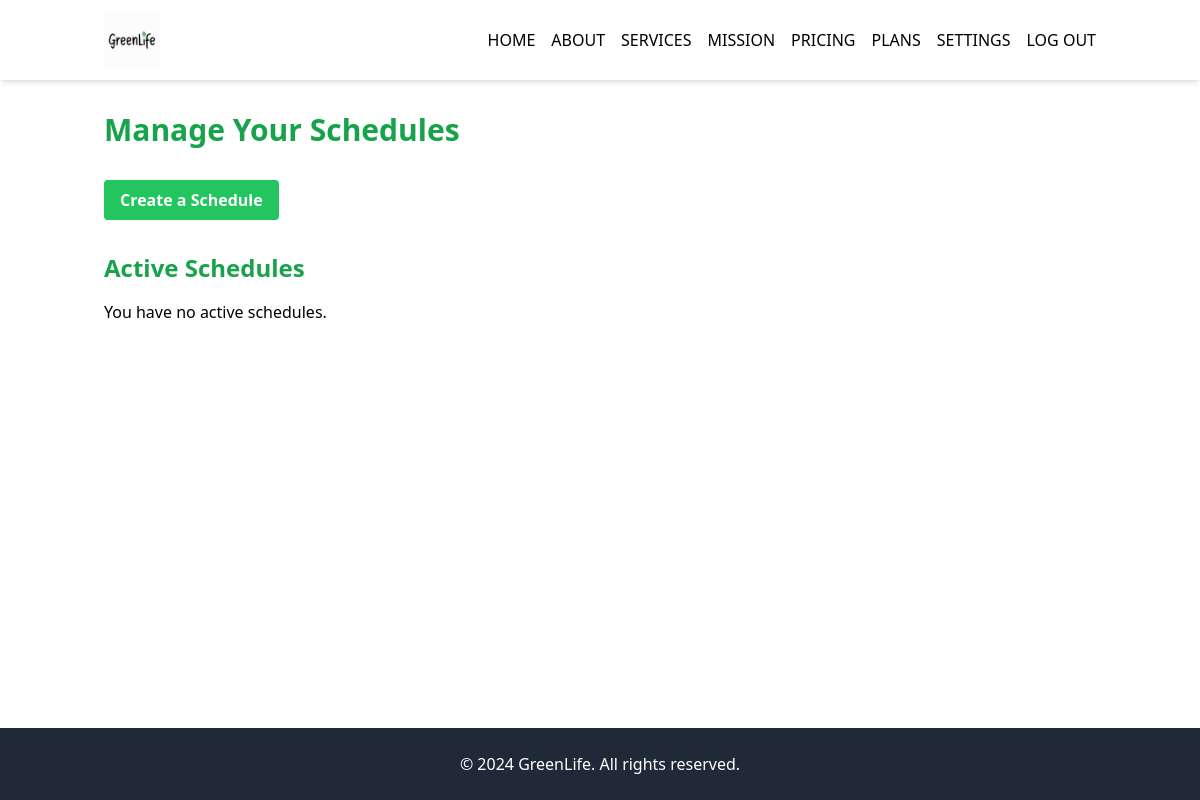
The page /create_schedule/ (signed in) on the database as committed earlier.
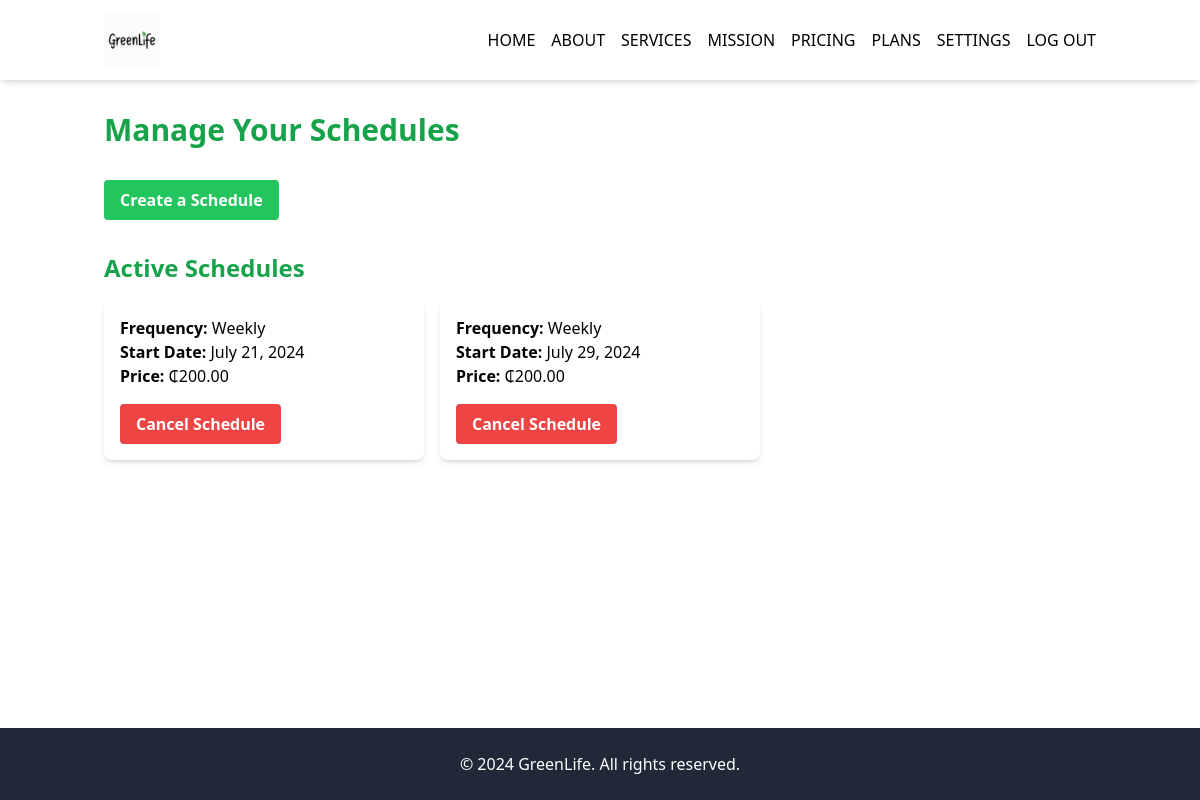
The same page on the database as committed later.
### core/models.py (models this page shows, shortened)
class Schedule(models.Model):
    PICKUP_FREQUENCY = (
        ('daily', 'Daily'),
        ('weekly', 'Weekly'),
        ('biweekly', 'Biweekly'),
        ('fortnightly,', 'Fortnightly')
    )
    customer = models.ForeignKey('Customer', on_delete=models.CASCADE, null=False, blank=False)
    frequency = models.CharField(max_length=20, choices=PICKUP_FREQUENCY, null=False, blank=False)
    start_date = models.DateField(blank=False, null=False)
    pickup_days = models.JSONField(null=False, blank=False, default=dict)
    price = models.DecimalField(max_digits=5, decimal_places=2)
    is_active = models.BooleanField(default=True)

### core/views.py (the view)
# urls.py: path('create_schedule/', create_schedule, name='create_schedule'),
def create_schedule(request):
    pricing = {
        'daily': Decimal('50.00'),
        'weekly': Decimal('200.00'),
        'biweekly': Decimal('350.00'),
        'fortnightly': Decimal('300.00'),
    }
    try:
        customer = request.user.customer
    except User.customer.RelatedObjectDoesNotExist:
        messages.error(request, "You need to complete your profile to create a schedule.")
        return redirect('profile')
    active_schedules = Schedule.objects.filter(customer=customer, is_active=True)
    if request.method == 'POST':
        form = ScheduleCreationForm(request.POST)
        if form.is_valid():
            schedule = form.save(commit=False)
            schedule.customer = customer
            schedule.price = pricing[schedule.frequency]
            schedule.save()
            messages.success(request, "Schedule created successfully!")
            return redirect('create_schedule')  # Redirect to the plans page or wherever you want
        else:
            messages.error(request, "There was an error in your form. Please check and try again.")
    else:
        form = ScheduleCreationForm()
    return render(request, 'plans.html', {
        'form': form,
        'active_schedules': active_schedules,
        'pricing': pricing
    })

### Templates/plans.html (shortened to what this page needs)
{% extends 'base.html' %}
{% load static %}
{% block content %}
<div class="container mx-auto px-4 py-8">
    <h1 class="text-3xl font-bold text-green-600 mb-8">Manage Your Schedules</h1>
    <button id="create-schedule-btn" class="bg-green-500 hover:bg-green-600 text-white font-bold py-2 px-4 rounded focus:outline-none focus:shadow-outline transition duration-300 mb-8">
        Create a Schedule
    </button>
    <h2 class="text-2xl font-semibold text-green-600 mb-4">Active Schedules</h2>
    <div class="grid grid-cols-1 md:grid-cols-2 lg:grid-cols-3 gap-4">
        {% for schedule in active_schedules %}
            <div class="bg-white shadow-md rounded-lg p-4">
                <p><strong>Frequency:</strong> {{ schedule.get_frequency_display }}</p>
                <p><strong>Start Date:</strong> {{ schedule.start_date }}</p>
                <p><strong>Price:</strong> ₵{{ schedule.price }}</p>
                <form action="{% url 'cancel_schedule' schedule.id %}" method="post" style="display: inline;">
                    <button type="submit" class="cancel-schedule-btn mt-4 bg-red-500 hover:bg-red-600 text-white font-bold py-2 px-4 rounded focus:outline-none focus:shadow-outline transition duration-300">
                    Cancel Schedule
                    </button>
                    </form>
            </div>
        {% empty %}
            <p>You have no active schedules.</p>
        {% endfor %}
    </div>
</div>
{% endblock %}

### Templates/Base.html (shortened to what this page needs)
{% load static %}
<!DOCTYPE html>
<html lang="en">
<head>
    <script src="https://cdn.tailwindcss.com"></script>
</head>
<body class="flex flex-col min-h-screen pt-20">
<nav class="bg-white shadow-md fixed top-0 left-0 right-0 z-50" x-data="{ isOpen: false }">
    <div class="container mx-auto px-4 py-3">
        <div class="flex justify-between items-center">
            <a href="/" class="flex items-center">
                <img src="{% static 'images/GreenLife-logo.jpg' %}" alt="GreenLife Logo" class="h-14 w-auto">
            </a>
            <ul class="hidden md:flex space-x-4">
                <li><a href="{% url 'home' %}" class="{% if request.resolver_match.url_name == 'home' %}text-green-500{% endif %} hover:text-green-700">HOME</a></li>
                <li><a href="{% url 'about' %}" class="{% if request.resolver_match.url_name == 'about' %}text-green-500{% endif %} hover:text-green-700">ABOUT</a></li>
                <li><a href="{% url 'services' %}" class="{% if request.resolver_match.url_name == 'services' %}text-green-500{% endif %} hover:text-green-700">SERVICES</a></li>
                <li><a href="{% url 'mission' %}" class="{% if request.resolver_match.url_name == 'mission' %}text-green-500{% endif %} hover:text-green-700">MISSION</a></li>
                <li><a href="{% url 'pricing' %}" class="{% if request.resolver_match.url_name == 'pricing' %}text-green-500{% endif %} hover:text-green-700">PRICING</a></li>
                {% if user.is_authenticated %}
                    <li><a href="{% url 'create_schedule' %}" class="hover:text-green-700">PLANS</a></li>
                    <li><a href="{% url 'settings' %}" class="{% if request.resolver_match.url_name == 'settings' %}text-green-500{% endif %} hover:text-green-700">SETTINGS</a></li>
                    <li><a href="{% url 'logout' %}" class="hover:text-green-700">LOG OUT</a></li>
                {% endif %}
            </ul>
        </div>
    </div>
</nav>
    <main class="flex-grow">
        {% block content %}{% endblock %}
    </main>
    <footer class="bg-gray-800 text-white py-6">
        <div class="container mx-auto px-4 text-center">
            <p>&copy; 2024 GreenLife. All rights reserved.</p>
        </div>
    </footer>
</body>
</html>

Rows that differ between the two databases and show on the page:
now on this page (row edited): Schedule: frequency "Weekly", start_date "July 21, 2024", price "200.00"
added Schedule: frequency "Weekly", start_date "July 29, 2024", price "200.00"
Other text that changed with them:
text no longer shown: "You have no active schedules."
